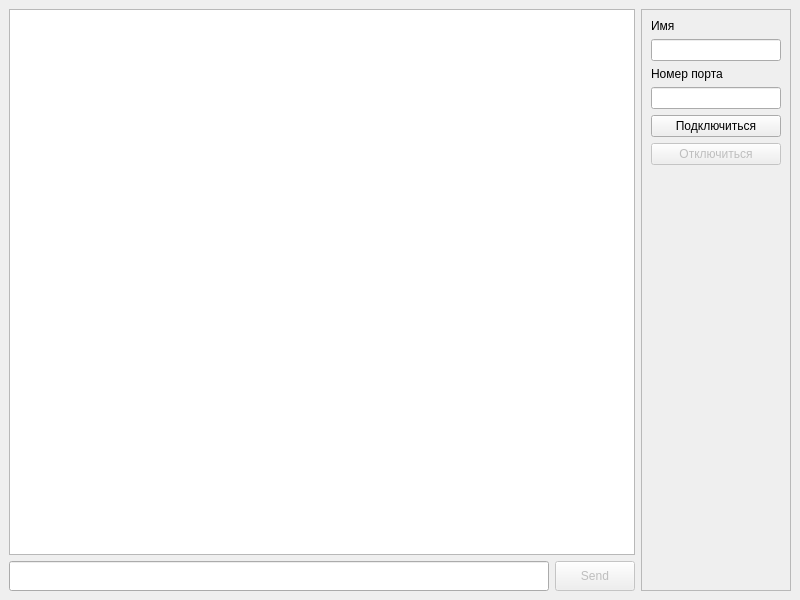
<?xml version="1.0" encoding="UTF-8"?>
<ui version="4.0">
 <class>MainWindow</class>
 <widget class="QMainWindow" name="MainWindow">
  <property name="geometry">
   <rect>
    <x>0</x>
    <y>0</y>
    <width>800</width>
    <height>600</height>
   </rect>
  </property>
  <property name="windowTitle">
   <string>Client</string>
  </property>
  <widget class="QWidget" name="centralwidget">
   <layout class="QGridLayout" name="gridLayout">
    <item row="1" column="1">
     <widget class="QPushButton" name="sendButton">
      <property name="enabled">
       <bool>false</bool>
      </property>
      <property name="minimumSize">
       <size>
        <width>0</width>
        <height>30</height>
       </size>
      </property>
      <property name="text">
       <string>Send</string>
      </property>
      <property name="autoDefault">
       <bool>true</bool>
      </property>
      <property name="default">
       <bool>true</bool>
      </property>
     </widget>
    </item>
    <item row="1" column="0">
     <widget class="QLineEdit" name="lineEdit">
      <property name="minimumSize">
       <size>
        <width>0</width>
        <height>30</height>
       </size>
      </property>
     </widget>
    </item>
    <item row="0" column="0" colspan="2">
     <widget class="QTextEdit" name="textEdit">
      <property name="readOnly">
       <bool>true</bool>
      </property>
     </widget>
    </item>
    <item row="0" column="2" rowspan="2">
     <widget class="QFrame" name="frame">
      <property name="minimumSize">
       <size>
        <width>150</width>
        <height>0</height>
       </size>
      </property>
      <property name="maximumSize">
       <size>
        <width>150</width>
        <height>16777215</height>
       </size>
      </property>
      <property name="frameShape">
       <enum>QFrame::StyledPanel</enum>
      </property>
      <property name="frameShadow">
       <enum>QFrame::Raised</enum>
      </property>
      <layout class="QGridLayout" name="gridLayout_2">
       <item row="2" column="0">
        <widget class="QLabel" name="label">
         <property name="text">
          <string>Номер порта</string>
         </property>
        </widget>
       </item>
       <item row="6" column="0">
        <widget class="QLabel" name="errorLabel">
         <property name="styleSheet">
          <string notr="true">QLabel {color : red; }</string>
         </property>
         <property name="text">
          <string/>
         </property>
         <property name="wordWrap">
          <bool>true</bool>
         </property>
        </widget>
       </item>
       <item row="0" column="0">
        <widget class="QLabel" name="label_2">
         <property name="text">
          <string>Имя</string>
         </property>
        </widget>
       </item>
       <item row="3" column="0">
        <widget class="QLineEdit" name="portLineEdit"/>
       </item>
       <item row="7" column="0">
        <spacer name="verticalSpacer">
         <property name="orientation">
          <enum>Qt::Vertical</enum>
         </property>
         <property name="sizeHint" stdset="0">
          <size>
           <width>20</width>
           <height>40</height>
          </size>
         </property>
        </spacer>
       </item>
       <item row="4" column="0">
        <widget class="QPushButton" name="connectButton">
         <property name="text">
          <string>Подключиться</string>
         </property>
        </widget>
       </item>
       <item row="1" column="0">
        <widget class="QLineEdit" name="nameLineEdit"/>
       </item>
       <item row="5" column="0">
        <widget class="QPushButton" name="disconnectButton">
         <property name="enabled">
          <bool>false</bool>
         </property>
         <property name="text">
          <string>Отключиться</string>
         </property>
        </widget>
       </item>
      </layout>
     </widget>
    </item>
   </layout>
  </widget>
 </widget>
 <resources/>
 <connections/>
</ui>
